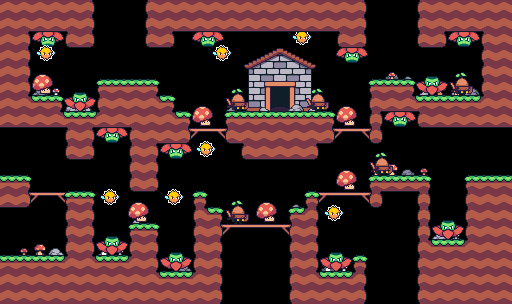

This game map was drawn from its Tiled (.tmx) file and the tilesets committed beside it. A one-line description and the trimmed map source follow:
An orthogonal 32x19 tile map with 16x16 px tiles, 11 tile layers (grassBg, woodenPlatform, house, rock, ...), 13 tilesets and 1 object.

<map version="1.2" tiledversion="1.2.4" orientation="orthogonal" renderorder="right-down" width="32" height="19" tilewidth="16" tileheight="16" infinite="0" nextlayerid="13" nextobjectid="2">
 <properties>
  <property name="background" type="file" value="../../../images/backgrounds/grassland.png" />
  <property name="bottomLeft" type="bool" value="false" />
  <property name="bottomMiddle" type="bool" value="true" />
  <property name="bottomRight" type="bool" value="true" />
  <property name="leftBottom" type="bool" value="true" />
  <property name="leftMiddle" type="bool" value="true" />
  <property name="leftTop" type="bool" value="false" />
  <property name="rightBottom" type="bool" value="false" />
  <property name="rightMiddle" type="bool" value="true" />
  <property name="rightTop" type="bool" value="false" />
  <property name="topLeft" type="bool" value="true" />
  <property name="topMiddle" type="bool" value="false" />
  <property name="topRight" type="bool" value="true" />
 </properties>
 <tileset firstgid="1" source="../../tiles/tiles/grass.tsx" />
 <tileset firstgid="65" source="../../tiles/tiles/wood.tsx" />
 <tileset firstgid="114" source="../../tiles/tiles/house.tsx" />
 <tileset firstgid="118" source="../../tiles/tiles/woodenPlatform.tsx" />
 <tileset firstgid="127" source="../../tiles/tiles/grassBg.tsx" />
 <tileset firstgid="131" source="../../tiles/npcs/enemy/downPlant.tsx" />
 <tileset firstgid="137" source="../../tiles/npcs/enemy/upPlant.tsx" />
 <tileset firstgid="143" source="../../tiles/npcs/enemy/moonfly.tsx" />
 <tileset firstgid="146" source="../../tiles/npcs/enemy/acorn.tsx" />
 <tileset firstgid="152" source="../../tiles/npcs/enemy/mushroomMonster.tsx" />
 <tileset firstgid="157" source="../../tiles/tiles/rock.tsx" />
 <tileset firstgid="173" source="../../tiles/tiles/mushroom.tsx" />
 <tileset firstgid="189" source="../../tiles/npcs/enemy/fuzzy.tsx" />
 <layer id="1" name="grassBg" width="32" height="19">
  <data>[608 cells, 54 non-empty, 4 distinct tile ids]</data>
 </layer>
 <layer id="2" name="woodenPlatform" width="32" height="19">
  <data>[608 cells, 23 non-empty, 5 distinct tile ids]</data>
 </layer>
 <layer id="3" name="house" width="32" height="19">
  <data>[608 cells, 1 non-empty, 1 distinct tile ids]</data>
 </layer>
 <layer id="4" name="rock" width="32" height="19">
  <data>[608 cells, 22 non-empty, 14 distinct tile ids]</data>
 </layer>
 <layer id="5" name="mushroom" width="32" height="19">
  <data>[608 cells, 15 non-empty, 8 distinct tile ids]</data>
 </layer>
 <layer id="6" name="downPlant" width="32" height="19">
  <data>[608 cells, 7 non-empty, 1 distinct tile ids]</data>
 </layer>
 <layer id="7" name="upPlant" width="32" height="19">
  <data>[608 cells, 6 non-empty, 1 distinct tile ids]</data>
 </layer>
 <layer id="8" name="fuzzy" width="32" height="19">
  <data>[608 cells, 7 non-empty, 1 distinct tile ids]</data>
 </layer>
 <layer id="9" name="acorn" width="32" height="19">
  <data>[608 cells, 5 non-empty, 1 distinct tile ids]</data>
 </layer>
 <layer id="10" name="mushroomMonster" width="32" height="19">
  <data>[608 cells, 6 non-empty, 1 distinct tile ids]</data>
 </layer>
 <layer id="11" name="grass" width="32" height="19">
  <data>[608 cells, 335 non-empty, 30 distinct tile ids]</data>
 </layer>
 <objectgroup id="12" name="objects">
  <object id="1" x="270" y="86" width="20" height="26">
   <properties>
    <property name="data" value="maps/maps/grassland/shop3" />
    <property name="type" value="door" />
   </properties>
  </object>
 </objectgroup>
</map>
